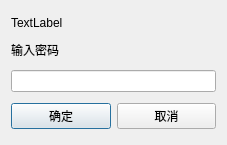
<?xml version="1.0" encoding="UTF-8"?>
<ui version="4.0">
 <class>PwdInputDialog</class>
 <widget class="QDialog" name="PwdInputDialog">
  <property name="geometry">
   <rect>
    <x>0</x>
    <y>0</y>
    <width>227</width>
    <height>145</height>
   </rect>
  </property>
  <property name="windowTitle">
   <string>Dialog</string>
  </property>
  <layout class="QVBoxLayout" name="verticalLayout">
   <item>
    <widget class="QLabel" name="labDescription">
     <property name="sizePolicy">
      <sizepolicy hsizetype="Preferred" vsizetype="Fixed">
       <horstretch>0</horstretch>
       <verstretch>0</verstretch>
      </sizepolicy>
     </property>
     <property name="text">
      <string>TextLabel</string>
     </property>
    </widget>
   </item>
   <item>
    <widget class="QLabel" name="label">
     <property name="sizePolicy">
      <sizepolicy hsizetype="Preferred" vsizetype="Fixed">
       <horstretch>0</horstretch>
       <verstretch>0</verstretch>
      </sizepolicy>
     </property>
     <property name="text">
      <string>输入密码</string>
     </property>
    </widget>
   </item>
   <item>
    <widget class="QLineEdit" name="edtPassword">
     <property name="echoMode">
      <enum>QLineEdit::Password</enum>
     </property>
    </widget>
   </item>
   <item>
    <layout class="QHBoxLayout" name="horizontalLayout">
     <property name="sizeConstraint">
      <enum>QLayout::SetMinimumSize</enum>
     </property>
     <item>
      <widget class="QPushButton" name="btnOK">
       <property name="text">
        <string>确定</string>
       </property>
      </widget>
     </item>
     <item>
      <widget class="QPushButton" name="btnCancel">
       <property name="text">
        <string>取消</string>
       </property>
      </widget>
     </item>
    </layout>
   </item>
  </layout>
 </widget>
 <resources/>
 <connections/>
</ui>
